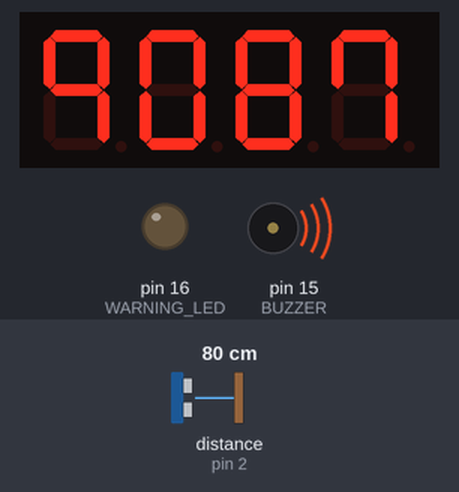
This sketch was run on a simulated Arduino Uno, built with avr-gcc and run on an emulated ATmega328P. Shown: 4-digit seven-segment display, output pins drawn as LEDs (lit = HIGH), buzzer (waves = sounding). Wiring (inferred from the names in the program): ultrasonic range finder: trigger pin 3; echo pin 2; 4-digit 7-segment display, segments lit when HIGH: segments pin 12, pin 8, pin 5, pin 4, pin 14, pin 11, pin 6; digit selects pin 7, pin 13, pin 9, pin 10. Dashed ring = blinking. The test bench sets the inputs (shaded band); at power-on: distance to the obstacle (sensor on pin 2) 80 cm. The echo pulse lasts 58.3 µs per cm; the segment pins are drawn as the display they are named for; pins used as bus, display or sensor lines are not drawn.

Above: at 1.2 s.
1.3 s: distance to the obstacle (sensor on pin 2) set to 8 cm
At 2.1 s:
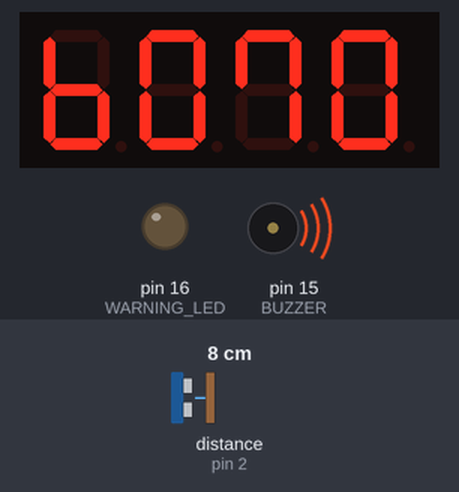
2.8 s: distance to the obstacle (sensor on pin 2) set to 5 cm
At 3.33 s:
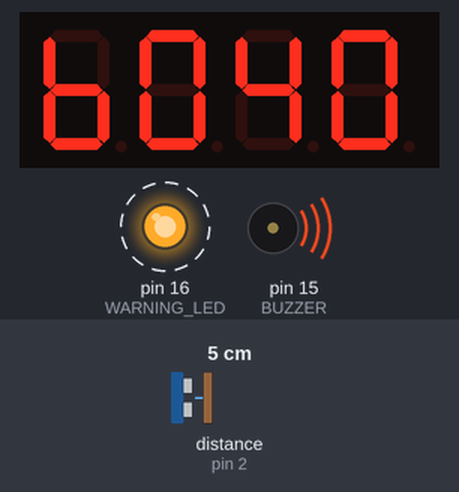
4.7 s: distance to the obstacle (sensor on pin 2) set to 2 cm
At 5.17 s:
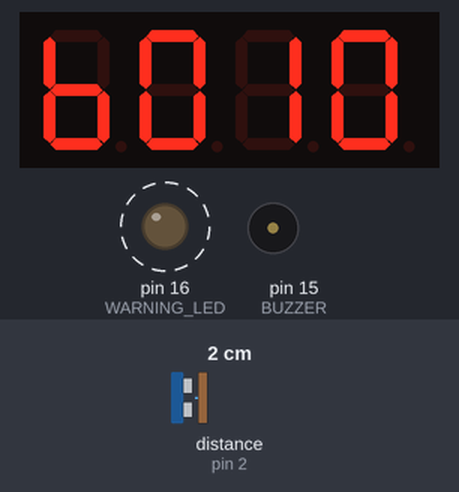
Timing chart, 0 to 12.2 s (numbered marks = the images above; inputs shaded):
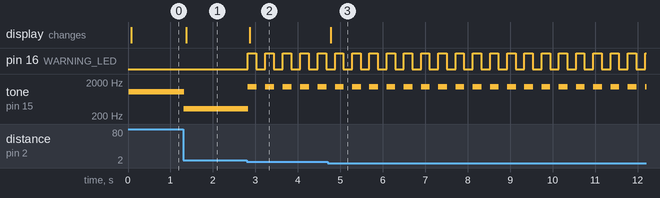

The sketch:

Distance_Sensor_1.ino
```cpp
/*  NOTES
  Distance = Velocity*Time
  Speed of Sound = 340.29 m/s = 0.034 cm/us = 0.34 mm/us
  1ft = 30.48cm = 304.8mm
*/

// Definitions
#define TRIG_PIN        (3)
#define ECHO_PIN        (2)
#define SEG_A           (12)
#define SEG_B           (8)
#define SEG_C           (5)
#define SEG_D           (4)
#define SEG_E           (14)
#define SEG_F           (11)
#define SEG_G           (6)
#define SEG_MSD         (13)
#define SEG_2ND_MSD     (10)
#define SEG_2ND_LSD     (9)
#define SEG_LSD         (7)
#define BUZZER          (15)
#define WARNING_LED     (16)

#define DELAY_TIME               (3)
#define ERROR_DISTANCE_TONE      (6000)
#define COUNTER_MAX              (15)

// Globals
static int _distance = 0;
static long _duration = 0;
static int leastDigit = 0;
static int thirdMostDigit = 0;
static int secondMostDigit = 0;
static int mostDigit = 0;
static int counter = 0;


// Function Prototypes
int getDistance();
int cm_to_ft(int dist_in_cm);
void getDigits(int number);
void switchDisplay(int number);
void setBuzzerPitch(int number);
void display0();
void display1();
void display2();
void display3();
void display4();
void display5();
void display6();
void display7();
void display8();
void display9();
void displayErr();
void displayAllOff();

// Setup
void setup() {
  Serial.begin(9600);
  pinMode(TRIG_PIN, OUTPUT);
  pinMode(ECHO_PIN, INPUT);
  pinMode(SEG_A, OUTPUT);
  pinMode(SEG_B, OUTPUT);
  pinMode(SEG_C, OUTPUT);
  pinMode(SEG_D, OUTPUT);
  pinMode(SEG_E, OUTPUT);
  pinMode(SEG_F, OUTPUT);
  pinMode(SEG_G, OUTPUT);
  pinMode(SEG_MSD, OUTPUT);
  pinMode(SEG_2ND_MSD, OUTPUT);
  pinMode(SEG_2ND_LSD, OUTPUT);
  pinMode(SEG_LSD, OUTPUT);
  pinMode(BUZZER, OUTPUT);
  pinMode(WARNING_LED, OUTPUT);
}


// Loop
void loop() {
  int dist = getDistance(); // Returns distance in mm

  if(dist >= 0 && dist < 4500){

    // Write Number on far left
    displayAllOff();
    digitalWrite(SEG_MSD, LOW);
    switchDisplay(dist/1000);
    delay(DELAY_TIME);

    // Write Number on middle left
    displayAllOff();
    digitalWrite(SEG_2ND_MSD, LOW);
    switchDisplay((dist%1000)/100);
    delay(DELAY_TIME);

    // Write Number on middle right
    displayAllOff();
    digitalWrite(SEG_2ND_LSD, LOW);
    switchDisplay((dist%100)/10);
    delay(DELAY_TIME);

    // Write Number on far right
    displayAllOff();
    digitalWrite(SEG_LSD, LOW);
    switchDisplay(dist%10);
    delay(DELAY_TIME);

    if(dist > 65){
      analogWrite(WARNING_LED, 0);
      setBuzzerPitch(dist);
      counter = 0;
    }
    else if (counter < COUNTER_MAX){
      setBuzzerPitch(1200);
      analogWrite(WARNING_LED, 128);
      counter++;
    }
    else if (counter >= COUNTER_MAX && counter < 2*COUNTER_MAX){
      noTone(BUZZER);
      analogWrite(WARNING_LED, 0);
      counter++;
    }
    else{
      analogWrite(WARNING_LED, 0);
      counter = 0;
    }
  }
  else{
     // Write Error on far left
    displayAllOff();
    digitalWrite(SEG_MSD, LOW);
    displayErr();
    delay(DELAY_TIME);

    // Write Error on middle left
    displayAllOff();
    digitalWrite(SEG_2ND_MSD, LOW);
    displayErr();
    delay(DELAY_TIME);

    // Write Error on middle right
    displayAllOff();
    digitalWrite(SEG_2ND_LSD, LOW);
    displayErr();
    delay(DELAY_TIME);

    // Write Error on far right
    displayAllOff();
    digitalWrite(SEG_LSD, LOW);
    displayErr();
    delay(DELAY_TIME);


    if (counter < COUNTER_MAX){
      setBuzzerPitch(ERROR_DISTANCE_TONE);
      analogWrite(WARNING_LED, 128);
      counter++;
    }
    else if (counter >= COUNTER_MAX && counter < 2*COUNTER_MAX){
      noTone(BUZZER);
      analogWrite(WARNING_LED, 0);
      counter++;
    }
    else{
      analogWrite(WARNING_LED, 0);
      counter = 0;
    }
  }

  //Serial.print("The distance from the object is: ");
  //Serial.print(dist);
  //Serial.println("mm.");


  //delay(500);
}


// Functions for getting the distance
int getDistance(){
  digitalWrite(TRIG_PIN, LOW);
  delayMicroseconds(2);
  digitalWrite(TRIG_PIN, HIGH);
  delayMicroseconds(10);
  digitalWrite(TRIG_PIN, LOW);

  _duration = pulseIn(ECHO_PIN, HIGH);    // Returns duration of the HIGH in us
  _distance = (_duration * 0.34) / 2.0;   // Convert into mm

  return _distance;
}

int cm_to_ft(int dist_in_cm){
  float temp = ((float)dist_in_cm)/30.48;
  return (int)temp;
}

// Functions to get Digit information
void getDigits(int number){
  // Get LSD
  leastDigit = number % 10;
  number /= 10;

  // Get 3rd MSD
  thirdMostDigit = number % 10;
  number /= 10;

  // Get 2nd MSD
  secondMostDigit = number % 10;
  number /= 10;

  // Get MSD
  mostDigit = number % 10;
}

void setBuzzerPitch(int number){
  noTone(BUZZER);
  float rate = (5000.0 / 4500.0);
  int desiredTone = (int)rate * number + 250;
  tone(BUZZER,desiredTone);
}

void switchDisplay(int number){
  switch (number){
    case 0:
      display0();
      break;
    case 1:
      display1();
      break;
    case 2:
      display2();
      break;
    case 3:
      display3();
      break;
    case 4:
      display4();
      break;
    case 5:
      display5();
      break;
    case 6:
      display6();
      break;
    case 7:
      display7();
      break;
    case 8:
      display8();
      break;
    case 9:
      display9();
      break;
    default:
      displayErr();
      break;
  }
}


// Functions for the 7-Seg Display

void display0(){
  digitalWrite(SEG_A, HIGH);
  digitalWrite(SEG_B, HIGH);
  digitalWrite(SEG_C, HIGH);
  digitalWrite(SEG_D, HIGH);
  analogWrite(SEG_E, 128);
  digitalWrite(SEG_F, HIGH);
  digitalWrite(SEG_G, LOW);
}

void display1(){
  digitalWrite(SEG_A, LOW);
  digitalWrite(SEG_B, HIGH);
  digitalWrite(SEG_C, HIGH);
  digitalWrite(SEG_D, LOW);
  analogWrite(SEG_E, 0);
  digitalWrite(SEG_F, LOW);
  digitalWrite(SEG_G, LOW);
}

void display2(){
  digitalWrite(SEG_A, HIGH);
  digitalWrite(SEG_B, HIGH);
  digitalWrite(SEG_C, LOW);
  digitalWrite(SEG_D, HIGH);
  analogWrite(SEG_E,128);
  digitalWrite(SEG_F, LOW);
  digitalWrite(SEG_G, HIGH);
}

void display3(){
  digitalWrite(SEG_A, HIGH);
  digitalWrite(SEG_B, HIGH);
  digitalWrite(SEG_C, HIGH);
  digitalWrite(SEG_D, HIGH);
  analogWrite(SEG_E, 0);
  digitalWrite(SEG_F, LOW);
  digitalWrite(SEG_G, HIGH);
}

void display4(){
  digitalWrite(SEG_A, LOW);
  digitalWrite(SEG_B, HIGH);
  digitalWrite(SEG_C, HIGH);
  digitalWrite(SEG_D, LOW);
  analogWrite(SEG_E, 0);
  digitalWrite(SEG_F, HIGH);
  digitalWrite(SEG_G, HIGH);
}

void display5(){
  digitalWrite(SEG_A, HIGH);
  digitalWrite(SEG_B, LOW);
  digitalWrite(SEG_C, HIGH);
  digitalWrite(SEG_D, HIGH);
  analogWrite(SEG_E, 0);
  digitalWrite(SEG_F, HIGH);
  digitalWrite(SEG_G, HIGH);
}

void display6(){
  digitalWrite(SEG_A, LOW);
  digitalWrite(SEG_B, LOW);
  digitalWrite(SEG_C, HIGH);
  digitalWrite(SEG_D, HIGH);
  analogWrite(SEG_E,128);
  digitalWrite(SEG_F, HIGH);
  digitalWrite(SEG_G, HIGH);
}

void display7(){
  digitalWrite(SEG_A, HIGH);
  digitalWrite(SEG_B, HIGH);
  digitalWrite(SEG_C, HIGH);
  digitalWrite(SEG_D, LOW);
  analogWrite(SEG_E, 0);
  digitalWrite(SEG_F, HIGH);
  digitalWrite(SEG_G, LOW);
}

void display8(){
  digitalWrite(SEG_A, HIGH);
  digitalWrite(SEG_B, HIGH);
  digitalWrite(SEG_C, HIGH);
  digitalWrite(SEG_D, HIGH);
  analogWrite(SEG_E,128);
  digitalWrite(SEG_F, HIGH);
  digitalWrite(SEG_G, HIGH);
}

void display9(){
  digitalWrite(SEG_A, HIGH);
  digitalWrite(SEG_B, HIGH);
  digitalWrite(SEG_C, HIGH);
  digitalWrite(SEG_D, LOW);
  analogWrite(SEG_E, 0);
  digitalWrite(SEG_F, HIGH);
  digitalWrite(SEG_G, HIGH);
}

void displayErr(){
  digitalWrite(SEG_A, HIGH);
  digitalWrite(SEG_B, LOW);
  digitalWrite(SEG_C, LOW);
  digitalWrite(SEG_D, HIGH);
  analogWrite(SEG_E,128);
  digitalWrite(SEG_F, HIGH);
  digitalWrite(SEG_G, HIGH);
}

void displayAllOff(){
  digitalWrite(SEG_A, LOW);
  digitalWrite(SEG_B, LOW);
  digitalWrite(SEG_C, LOW);
  digitalWrite(SEG_D, LOW);
  analogWrite(SEG_E,0);
  digitalWrite(SEG_F, LOW);
  digitalWrite(SEG_G, LOW);
  digitalWrite(SEG_MSD, HIGH);
  digitalWrite(SEG_2ND_MSD, HIGH);
  digitalWrite(SEG_2ND_LSD, HIGH);
  digitalWrite(SEG_LSD, HIGH);
}
```

Measured:
- the behaviour switches between 7 and 6 cm on distance to the obstacle (sensor on pin 2) (found by bisection; images 1 and 2)
- after the input at 1.3 s, tone on pin 15 (BUZZER): 1039 Hz → 326 Hz at once; the display: changes after 0.07 s (image 1)
- after the input at 2.8 s, pin 16 (WARNING_LED): alternates HIGH for 0.20 s and LOW for 0.21 s, starting at once; tone on pin 15 (BUZZER): alternates 1450 Hz for 0.20 s and silent for 0.21 s, starting at once; the display: changes after 0.06 s (image 2)
- after the input at 4.7 s, the display: changes after 0.07 s (image 3)
